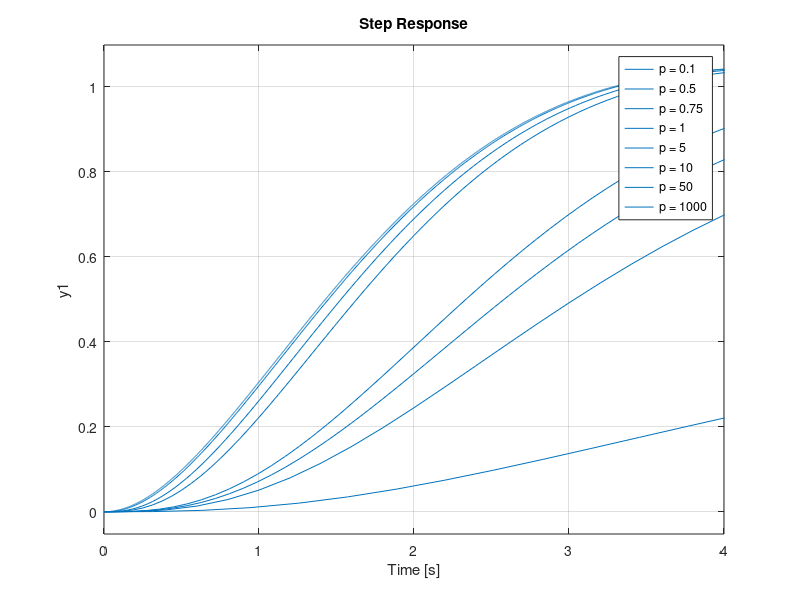

MATLAB code to generate this figure:
%% Feedback HW #6
% Matthew Avallone

%% 3.49 d
clear;
sys = @(p) tf(p,[1,1.4+p,1+1.4*p,p]);

i = [0.1,0.5,0.75,1,5,10,50,1000];

for k = 1:length(i)
    hold on
    P = i(k);
    step(sys(P)); 
end
legend('p = 0.1','p = 0.5','p = 0.75','p = 1','p = 5','p = 10','p = 50','p = 1000')

% Once p reaches a value greater than 1, the pole at -p seems to cease
% having much affect on the step response